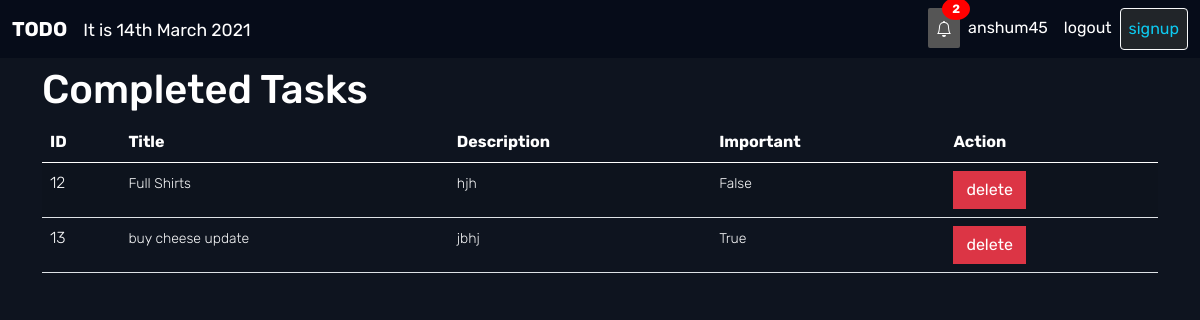
The app's page /alltask/ (signed in), older data.
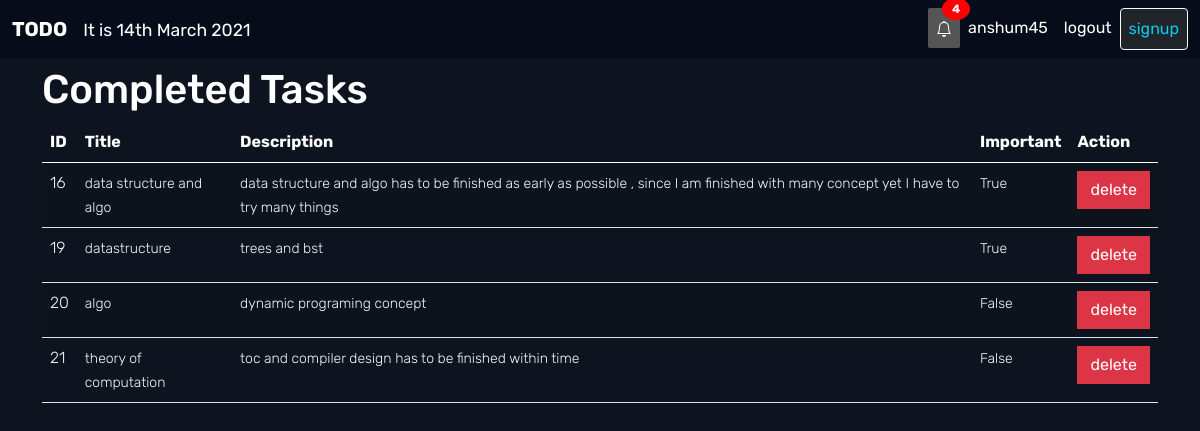
The same page, newer data.
### todoapp/models.py (models this page shows, shortened)
class ToDo(models.Model):
    title = models.CharField(max_length=10000)
    created_at = models.DateTimeField(auto_now_add=timezone.now())
    modified_at = models.DateTimeField(auto_now=timezone.now())
    completed_at = models.DateTimeField(auto_now_add=False,null=True)
    due_date  = models.DateTimeField(auto_now_add=False,null=False,blank=False,default=timezone.now())
    description = models.TextField()
    important = models.BooleanField(default=False)
    user = models.ForeignKey(User, on_delete=models.CASCADE)

### todoapp/views.py (the view)
# urls.py: path('alltask/',ToDoCurrentTaskListView.as_view(),name="currenttasks"),
class ToDoCurrentTaskListView(LoginRequiredMixin,ListView):
    template_name = 'todoapp/task_list.html'
    login_url = reverse_lazy('login')
    model = ToDo
    def get_context_data(self, **kwargs):
        context = super().get_context_data(**kwargs)
        context['objects'] = ToDo.objects.all().filter(user=self.request.user).filter(completed_at=None)
        return context

### todoapp/templatetags/todoapp_filters.py (called while the page is built)
@register.filter(name='total_tasks')
def total_tasks(tasks):
    count = 0
    for task in tasks:
        if task.completed_at is  None:
            count = count+1
    return count

### todoapp/templates/todoapp/task_list.html
{% extends 'base.html' %}
{%block content%}
<div class="container mt-2">
  {% if objects%}
      <h1 class="text-white">Completed Tasks</h1>
    <table class="table table-style table-striped ">
            <thead>
              <tr class="text-white">
                <th scope="col">ID</th>
                <th scope="col">Title</th>
                <th scope="col">Description</th>
                <th scope="col">Important</th>
                <th scope="col">Action</th>
              </tr>
            </thead>
            <tbody>
                {% for item in objects %}
                <tr>
                    <th class="text-light fw-lighter" scope="row">{{item.id}}</th>
                    <td class="text-light fw-lighter"><small>{{item.title}}</small> </td>
                    <td class="text-light fw-lighter"> <small>{{item.description}}</small></td>
                    <td class="text-light fw-lighter"> <small>{{item.important}}</small></td>
                    <td class="text-light fw-lighter"> <a class="btn btn-danger rounded-0" href="{% url 'delete' pk=item.id %}">delete</a> </td>
                  </tr>
                {% endfor %}
            </tbody>
      </table>
      {% else %}
      <h1 class="text-white">No task yet</h1>
      {% endif %}
</div>
{% endblock %}

### todoapp/templates/todoapp/navbar.html (shortened to what this page needs)
<nav class="navbar navbar-expand-lg" style="background-color: #060c19;">
    <div class="container-fluid">
      <a class="navbar-brand mr-ato text-white" href="{% url 'home' %}"><strong>TODO</strong> </a>
      <span class="text-white navbar-brand  p-0" > <small>It is {% now "jS F Y " %}</small> </span>
      <div class="collapse navbar-collapse" id="navbarNav">
        <ul class="navbar-nav ms-auto">
          {% if user.is_authenticated %}
          {% include 'todoapp/notification.html' %}
          <li class="nav-item mx-auto">
            <a class="nav-link text-white" aria-current="page" href="#">{{user}}</a>
          </li>
          <li class="nav-item mx-auto">
            <a class="nav-link text-white" aria-current="page" href="{% url 'logout' %}">logout</a>
          </li>
          {% else %}
          <li class="nav-item mx-auto">
            <a class="nav-link text-white" aria-current="page" href="{% url 'login' %}">login</a>
          </li>
          {% endif %}
          <li class="nav-item mx-auto">
            <a class="nav-link btn btn-dark btn-outline-light text-info" aria-current="page" href="{% url 'signup' %}">signup</a>
          </li>
        </ul>
      </div>
    </div>
  </nav>

### todoapp/templates/todoapp/notification.html (shortened to what this page needs)
{% load todoapp_filters %}
<li class="nav-item mx-auto">
  <a class="nav-link text-white notification" id="bell-notification" aria-current="page" href="#">
    <span>
    </span>
    <span class="badge badge-light ">{{user.todo_set.all|total_tasks}}</span>
  </a>
</li>

Row changes from the older to the newer data that the page shows:
removed ToDo: id "12", title "Full Shirts", description "hjh", important "False"
removed ToDo: id "13", title "buy cheese update", description "jbhj", important "True"
added ToDo: id "16", title "data structure and algo", description "data structure and algo has to be finished as early as possible , since I am finished with many concept yet I have to try many things", important "True"
added ToDo: id "19", title "datastructure", description "trees and bst", important "True"
added ToDo: id "20", title "algo", description "dynamic programing concept", important "False"
added ToDo: id "21", title "theory of computation", description "toc and compiler design has to be finished within time", important "False"
Text that changed along with them:
{{ user.todo_set.all|total_tasks }}: "2" → "4"
